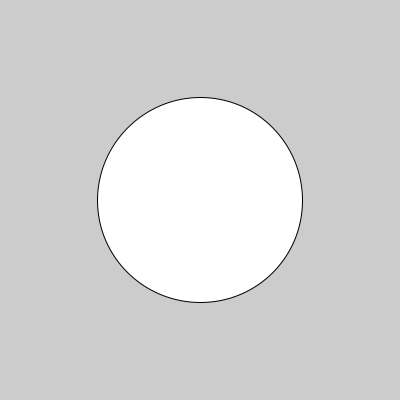
Frame 1 (no input)
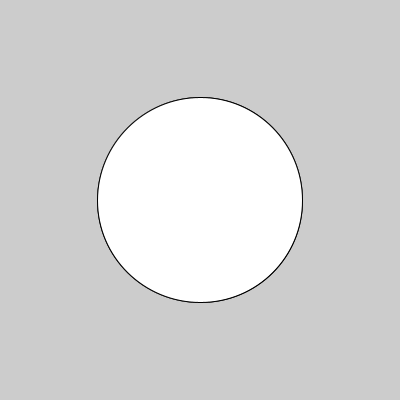
Frame 2 (the mouse pressed at the canvas centre, redrawn once)

The Processing sketch that drew these frames (run headless with seeded random() and noise(); the mouse was pressed at the canvas centre and the sketch redrawn once):

// Processing sketch: ejercicio06
// ── ejercicio06.pde
// el circulo en el centro

int posX, posY;
float radio, area;

public void setup() {
  size(400, 400);
  posX=width/2;
  posY=height/2;
  radio=205;
}

public void draw() {
  noLoop();
  calcularArea();
  dibujarCirculo();
}

public void calcularArea() {
  area=3.14*radio*radio;
  print("El area del circle es " + area);
}
public void dibujarCirculo() {
  circle(posX, posY, radio);
}
